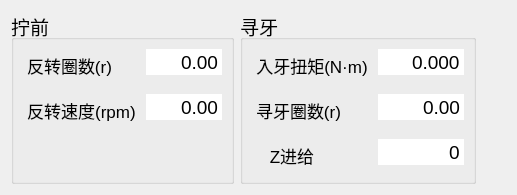
       <widget class="QWidget" name="page_2">
        <layout class="QGridLayout" name="gridLayout_9">
         <item row="0" column="0">
          <widget class="QGroupBox" name="groupBox_5">
           <property name="font">
            <font>
             <pointsize>14</pointsize>
            </font>
           </property>
           <property name="title">
            <string>拧前</string>
           </property>
           <layout class="QGridLayout" name="gridLayout_6">
            <item row="0" column="0">
             <layout class="QFormLayout" name="formLayout">
              <property name="verticalSpacing">
               <number>12</number>
              </property>
              <item row="0" column="0">
               <widget class="QPushButton" name="pushButton_turns_before_3">
                <property name="font">
                 <font>
                  <pointsize>13</pointsize>
                 </font>
                </property>
                <property name="text">
                 <string>反转圈数(r)</string>
                </property>
                <property name="iconSize">
                 <size>
                  <width>40</width>
                  <height>40</height>
                 </size>
                </property>
                <property name="autoDefault">
                 <bool>false</bool>
                </property>
                <property name="flat">
                 <bool>true</bool>
                </property>
               </widget>
              </item>
              <item row="0" column="1">
               <widget class="QDoubleSpinBox" name="DSB_turns_before_3">
                <property name="minimumSize">
                 <size>
                  <width>0</width>
                  <height>0</height>
                 </size>
                </property>
                <property name="font">
                 <font>
                  <pointsize>14</pointsize>
                 </font>
                </property>
                <property name="frame">
                 <bool>false</bool>
                </property>
                <property name="alignment">
                 <set>Qt::AlignRight|Qt::AlignTrailing|Qt::AlignVCenter</set>
                </property>
                <property name="buttonSymbols">
                 <enum>QAbstractSpinBox::NoButtons</enum>
                </property>
                <property name="minimum">
                 <double>0.000000000000000</double>
                </property>
                <property name="maximum">
                 <double>9999.000000000000000</double>
                </property>
               </widget>
              </item>
              <item row="1" column="0">
               <widget class="QPushButton" name="pushButton_velocity_before_3">
                <property name="font">
                 <font>
                  <pointsize>13</pointsize>
                 </font>
                </property>
                <property name="text">
                 <string>反转速度(rpm)</string>
                </property>
                <property name="iconSize">
                 <size>
                  <width>40</width>
                  <height>40</height>
                 </size>
                </property>
                <property name="autoDefault">
                 <bool>false</bool>
                </property>
                <property name="flat">
                 <bool>true</bool>
                </property>
               </widget>
              </item>
              <item row="1" column="1">
               <widget class="QDoubleSpinBox" name="DSB_velocity_before_3">
                <property name="minimumSize">
                 <size>
                  <width>0</width>
                  <height>0</height>
                 </size>
                </property>
                <property name="font">
                 <font>
                  <pointsize>14</pointsize>
                 </font>
                </property>
                <property name="frame">
                 <bool>false</bool>
                </property>
                <property name="alignment">
                 <set>Qt::AlignRight|Qt::AlignTrailing|Qt::AlignVCenter</set>
                </property>
                <property name="buttonSymbols">
                 <enum>QAbstractSpinBox::NoButtons</enum>
                </property>
                <property name="minimum">
                 <double>0.000000000000000</double>
                </property>
                <property name="maximum">
                 <double>9999.000000000000000</double>
                </property>
               </widget>
              </item>
             </layout>
            </item>
           </layout>
          </widget>
         </item>
         <item row="0" column="1">
          <widget class="QGroupBox" name="groupBox_6">
           <property name="font">
            <font>
             <pointsize>14</pointsize>
            </font>
           </property>
           <property name="title">
            <string>寻牙</string>
           </property>
           <layout class="QGridLayout" name="gridLayout_7">
            <item row="0" column="0">
             <layout class="QFormLayout" name="formLayout_2">
              <property name="verticalSpacing">
               <number>12</number>
              </property>
              <item row="0" column="0">
               <widget class="QPushButton" name="pushButton_torque_thread_4">
                <property name="font">
                 <font>
                  <pointsize>13</pointsize>
                 </font>
                </property>
                <property name="text">
                 <string>入牙扭矩(N·m)</string>
                </property>
                <property name="iconSize">
                 <size>
                  <width>40</width>
                  <height>40</height>
                 </size>
                </property>
                <property name="autoDefault">
                 <bool>false</bool>
                </property>
                <property name="flat">
                 <bool>true</bool>
                </property>
               </widget>
              </item>
              <item row="0" column="1">
               <widget class="QDoubleSpinBox" name="DSB_torque_thread_4">
                <property name="minimumSize">
                 <size>
                  <width>0</width>
                  <height>0</height>
                 </size>
                </property>
                <property name="font">
                 <font>
                  <pointsize>14</pointsize>
                 </font>
                </property>
                <property name="frame">
                 <bool>false</bool>
                </property>
                <property name="alignment">
                 <set>Qt::AlignRight|Qt::AlignTrailing|Qt::AlignVCenter</set>
                </property>
                <property name="buttonSymbols">
                 <enum>QAbstractSpinBox::NoButtons</enum>
                </property>
                <property name="decimals">
                 <number>3</number>
                </property>
                <property name="minimum">
                 <double>0.000000000000000</double>
                </property>
                <property name="maximum">
                 <double>9999.000000000000000</double>
                </property>
               </widget>
              </item>
              <item row="1" column="0">
               <widget class="QPushButton" name="pushButton_turns_thread_4">
                <property name="font">
                 <font>
                  <pointsize>13</pointsize>
                 </font>
                </property>
                <property name="text">
                 <string>寻牙圈数(r)</string>
                </property>
                <property name="iconSize">
                 <size>
                  <width>40</width>
                  <height>40</height>
                 </size>
                </property>
                <property name="autoDefault">
                 <bool>false</bool>
                </property>
                <property name="flat">
                 <bool>true</bool>
                </property>
               </widget>
              </item>
              <item row="1" column="1">
               <widget class="QDoubleSpinBox" name="DSB_turns_thread_4">
                <property name="minimumSize">
                 <size>
                  <width>0</width>
                  <height>0</height>
                 </size>
                </property>
                <property name="font">
                 <font>
                  <pointsize>14</pointsize>
                 </font>
                </property>
                <property name="frame">
                 <bool>false</bool>
                </property>
                <property name="alignment">
                 <set>Qt::AlignRight|Qt::AlignTrailing|Qt::AlignVCenter</set>
                </property>
                <property name="buttonSymbols">
                 <enum>QAbstractSpinBox::NoButtons</enum>
                </property>
                <property name="minimum">
                 <double>0.000000000000000</double>
                </property>
                <property name="maximum">
                 <double>9999.000000000000000</double>
                </property>
               </widget>
              </item>
              <item row="2" column="0">
               <widget class="QPushButton" name="pushButton_find_z_distance_on">
                <property name="font">
                 <font>
                  <pointsize>13</pointsize>
                 </font>
                </property>
                <property name="text">
                 <string>Z进给</string>
                </property>
                <property name="iconSize">
                 <size>
                  <width>40</width>
                  <height>40</height>
                 </size>
                </property>
                <property name="autoDefault">
                 <bool>false</bool>
                </property>
                <property name="flat">
                 <bool>true</bool>
                </property>
               </widget>
              </item>
              <item row="2" column="1">
               <widget class="QDoubleSpinBox" name="DSB_find_z_distance_on">
                <property name="minimumSize">
                 <size>
                  <width>0</width>
                  <height>0</height>
                 </size>
                </property>
                <property name="font">
                 <font>
                  <pointsize>14</pointsize>
                 </font>
                </property>
                <property name="frame">
                 <bool>false</bool>
                </property>
                <property name="alignment">
                 <set>Qt::AlignRight|Qt::AlignTrailing|Qt::AlignVCenter</set>
                </property>
                <property name="buttonSymbols">
                 <enum>QAbstractSpinBox::NoButtons</enum>
                </property>
                <property name="decimals">
                 <number>0</number>
                </property>
                <property name="minimum">
                 <double>0.000000000000000</double>
                </property>
                <property name="maximum">
                 <double>1.000000000000000</double>
                </property>
               </widget>
              </item>
             </layout>
            </item>
           </layout>
          </widget>
         </item>
         <item row="0" column="2">
          <spacer name="horizontalSpacer_3">
           <property name="orientation">
            <enum>Qt::Horizontal</enum>
           </property>
           <property name="sizeHint" stdset="0">
            <size>
             <width>30</width>
             <height>20</height>
            </size>
           </property>
          </spacer>
         </item>
        </layout>
       </widget>
